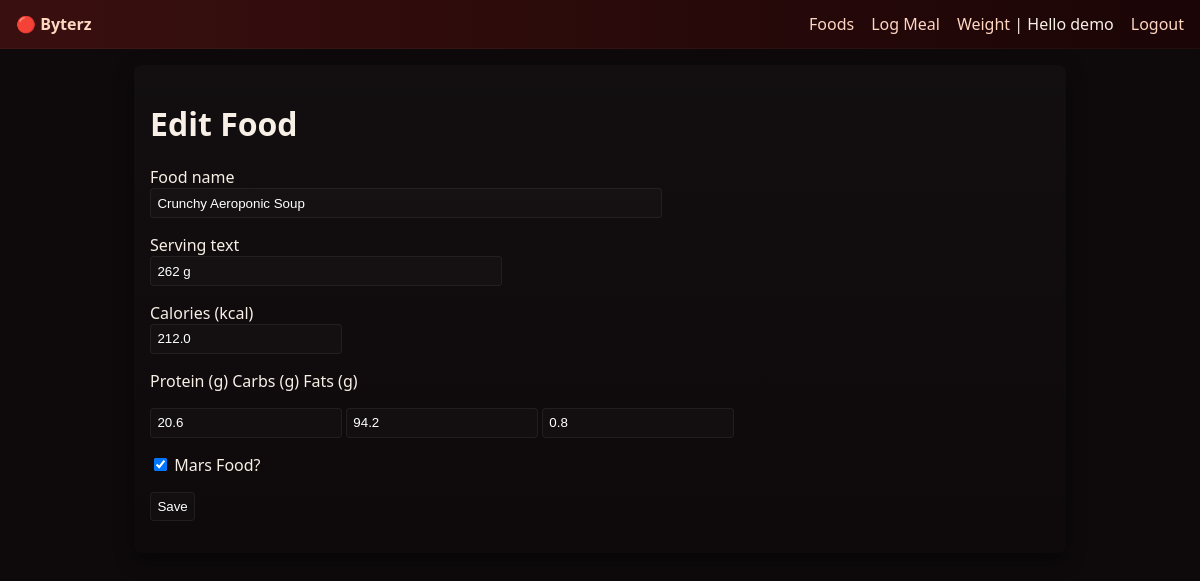
Screenshot of /foods/123/edit (signed in) with the database file from the repository.
### byterz/models.py (models this page shows, shortened)
class User(db.Model, UserMixin):
    id = db.Column(db.Integer, primary_key=True)
    username = db.Column(db.String(80), unique=True, nullable=False)
    password_hash = db.Column(db.String(128), nullable=False)
    created_at = db.Column(db.DateTime, default=datetime.utcnow)
    settings = db.relationship("UserSettings", uselist=False, backref="user")
    weights = db.relationship("WeightEntry", backref="user", lazy=True)
    meals = db.relationship("Meal", backref="user", lazy=True)

class Food(db.Model):
    id = db.Column(db.Integer, primary_key=True)
    name = db.Column(db.String(200), nullable=False)
    is_mars_food = db.Column(db.Boolean, default=False)
    serving_text = db.Column(db.String(80), default="1 serving")
    calories = db.Column(db.Float, nullable=False)  # Earth kcal per serving
    protein_g = db.Column(db.Float, default=0.0)
    carbs_g = db.Column(db.Float, default=0.0)
    fats_g = db.Column(db.Float, default=0.0)
    created_by = db.Column(db.Integer, db.ForeignKey("user.id"), nullable=True)

### byterz/views.py (the view, shortened to what this page needs)
@main_bp.route("/foods/<int:food_id>/edit", methods=["GET","POST"])
@login_required
def food_edit(food_id):
    f = Food.query.get_or_404(food_id)
    form = FoodForm(obj=f)
    return render_template("food_edit.html", form=form, new=False, food=f)

### byterz/forms.py
class FoodForm(FlaskForm):
    name = StringField("Food name", validators=[DataRequired(), Length(max=200)])
    serving_text = StringField("Serving text", validators=[Optional(), Length(max=80)])
    calories = FloatField("Calories (kcal)", validators=[DataRequired(), NumberRange(min=0)])
    protein_g = FloatField("Protein (g)", validators=[Optional()])
    carbs_g = FloatField("Carbs (g)", validators=[Optional()])
    fats_g = FloatField("Fats (g)", validators=[Optional()])
    is_mars_food = BooleanField("Mars Food?")
    submit = SubmitField("Save")

### byterz/auth.py (called while the page is built)
@login_manager.user_loader
def load_user(user_id):
    return User.query.get(int(user_id))

### byterz/template/food_edit.html (shortened to what this page needs)
{% extends "base.html" %}
{% block content %}
  <h1>{{ "New Food" if new else "Edit Food" }}</h1>
  <form method="post">
    <p>{{ form.name.label }}<br>{{ form.name(size=60) }}</p>
    <p>{{ form.serving_text.label }}<br>{{ form.serving_text(size=40) }}</p>
    <p>{{ form.calories.label }}<br>{{ form.calories(step="0.1") }}</p>
    <p>{{ form.protein_g.label }} {{ form.carbs_g.label }} {{ form.fats_g.label }}</p>
    <p>{{ form.protein_g() }} {{ form.carbs_g() }} {{ form.fats_g() }}</p>
    <p>{{ form.is_mars_food() }} {{ form.is_mars_food.label }}</p>
    <p>{{ form.submit() }}</p>
  </form>
{% endblock %}

### byterz/template/base.html (shortened to what this page needs)
<!doctype html>
<html lang="en">
<head>
  <link rel="stylesheet" href="{{ url_for('static', filename='style.css') }}">
</head>
<body>
  <header class="site-header">
    <a class="brand" href="{{ url_for('main.index') }}">🔴 Byterz</a>
    <nav>
      {% if current_user.is_authenticated %}
        <a href="{{ url_for('main.foods') }}">Foods</a>
        <a href="{{ url_for('main.meal_log') }}">Log Meal</a>
        <a href="{{ url_for('main.weight') }}">Weight</a>
        <span class="muted">|</span>
        <span>Hello {{ current_user.username }}</span>
        <a href="{{ url_for('auth.logout') }}">Logout</a>
      {% else %}
        <a href="{{ url_for('auth.login') }}">Login</a>
        <a href="{{ url_for('auth.register') }}">Register</a>
      {% endif %}
    </nav>
  </header>
  <main class="container">
    {% block content %}{% endblock %}
  </main>
</body>
</html>

### byterz/static/style.css (style rules this page uses)
body { font-family: system-ui, -apple-system, "Segoe UI", Roboto, "Helvetica Neue", Arial; background: #0e0a0b; color: #f8efe6; margin: 0; }
.site-header { display:flex; justify-content:space-between; align-items:center; padding:0.8rem 1rem; background: linear-gradient(90deg,#3a0f0f,#1b0506); border-bottom: 1px solid rgba(255,255,255,0.03); }
.brand { font-weight:700; color:#ffd6c2; text-decoration:none; }
nav a { color:#ffd6c2; margin-left:0.8rem; text-decoration:none; }
.container { padding:1rem; max-width:900px; margin: 1rem auto; background: linear-gradient(180deg, rgba(255,255,255,0.02), transparent); border-radius:8px; box-shadow: 0 6px 18px rgba(0,0,0,0.5); }
input, select, textarea, button { padding:0.4rem; border-radius:4px; border:1px solid rgba(255,255,255,0.06); background: rgba(255,255,255,0.02); color: #fff; }

### rows the page displays
User: username "demo"
Food: name "Crunchy Aeroponic Soup", serving_text "262 g", calories "212.0", protein_g "20.6", carbs_g "94.2", fats_g "0.8", is_mars_food "☑"

### other values shown
{{ "New Food" if new else "Edit Food" }} "Edit Food"
